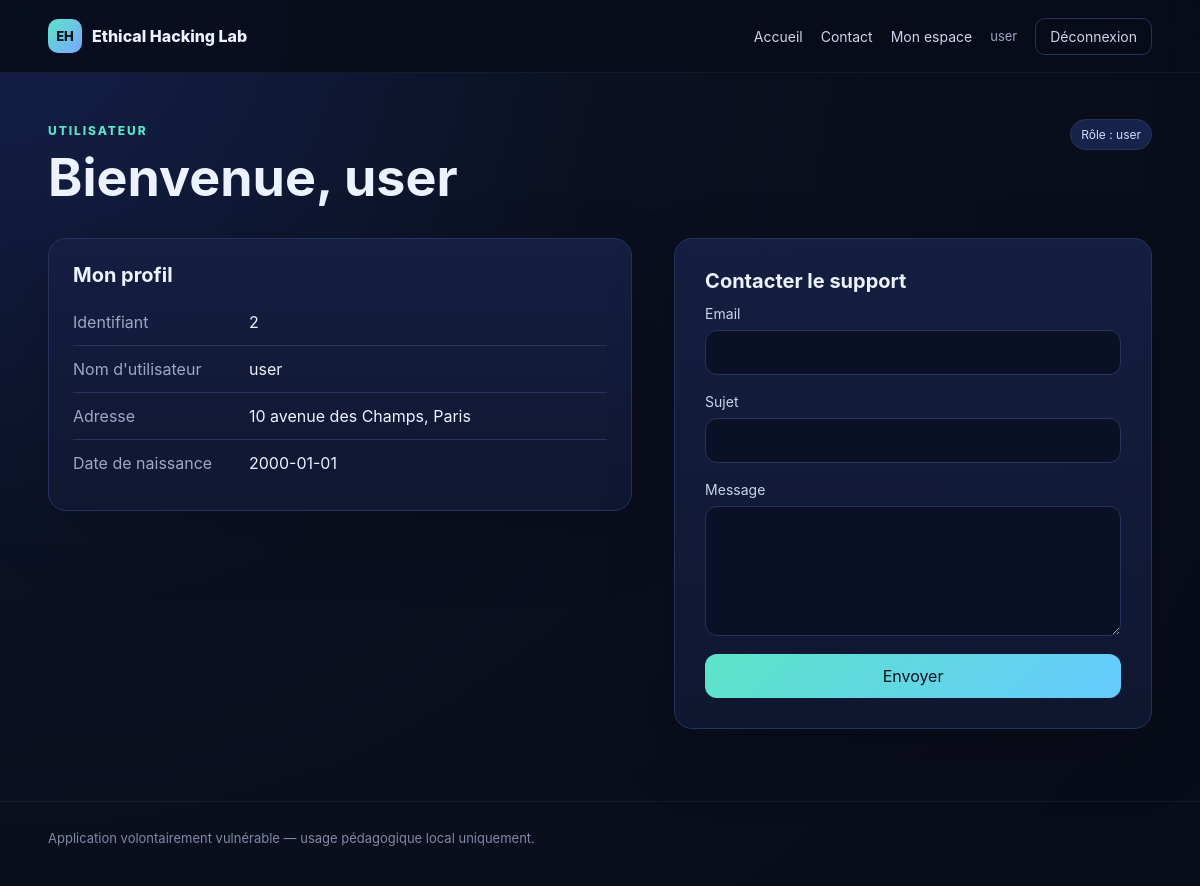
The page /user.php (signed in) on the database its author committed.
### tables this page shows
CREATE TABLE users (
    id INT AUTO_INCREMENT PRIMARY KEY,
    username VARCHAR(50) NOT NULL UNIQUE,
    password VARCHAR(255) NOT NULL,
    role VARCHAR(20) DEFAULT 'user',
    adresse VARCHAR(255),
    date_naissance DATE,
    num_securite_sociale VARCHAR(32)
);

### src/bootstrap.php (called while the page is built, shortened)
<?php
function db(): PDO
{
    $dsn = 'mysql:host=' . DB_HOST . ';dbname=' . DB_NAME . ';charset=utf8mb4';
    $pdo = new PDO($dsn, DB_USER, DB_PASS, [
        PDO::ATTR_ERRMODE => PDO::ERRMODE_EXCEPTION,
        PDO::ATTR_DEFAULT_FETCH_MODE => PDO::FETCH_ASSOC,
        PDO::ATTR_EMULATE_PREPARES => false,
    ]);
    return $pdo;
}
function e(?string $value): string
{
    return htmlspecialchars((string) $value, ENT_QUOTES | ENT_SUBSTITUTE, 'UTF-8');
}

### src/user.php (the view, shortened to what this page needs)
<?php
require_once __DIR__ . '/partials.php';
$stmt = db()->prepare('SELECT id, username, role, adresse, date_naissance FROM users WHERE id = ?');
$stmt->execute([$_SESSION['user_id']]);
$profile = $stmt->fetch();
?>
<main class="section">
    <div class="container">
        <div class="admin-head">
            <div><span class="eyebrow">Utilisateur</span><h1 class="page-title">Bienvenue, <?= e($_SESSION['username']) ?></h1></div>
            <span class="badge">Rôle : <?= e($_SESSION['role']) ?></span>
        </div>
        <div class="split top-align">
            <section class="panel">
                <h3>Mon profil</h3>
                <dl class="profile-list">
                    <div><dt>Identifiant</dt><dd><?= e((string) ($profile['id'] ?? '')) ?></dd></div>
                    <div><dt>Nom d'utilisateur</dt><dd><?= e($profile['username'] ?? '') ?></dd></div>
                    <div><dt>Adresse</dt><dd><?= e($profile['adresse'] ?? '') ?></dd></div>
                    <div><dt>Date de naissance</dt><dd><?= e($profile['date_naissance'] ?? '') ?></dd></div>
                </dl>
            </section>
            <section class="panel form-panel">
                <h3>Contacter le support</h3>
                <form method="post" class="form-grid">
                    <label>Email<input type="email" name="email" required></label>
                    <label>Sujet<input type="text" name="sujet" required></label>
                    <label>Message<textarea name="message" rows="6" required></textarea></label>
                    <button class="btn" type="submit">Envoyer</button>
                </form>
            </section>
        </div>
    </div>
</main>

### src/assets/style.css (style rules this page uses)
:root { --bg:#0b1020;--panel:#111936;--panel2:#151f42;--text:#ecf2ff;--muted:#9ca9c5;--line:#26345d;--accent:#5de4c7;--accent2:#79a7ff;--danger:#ff7b92;--warning:#ffd166;--radius:18px }
* { box-sizing:border-box }
html { scroll-behavior:smooth }
body { margin:0;font-family:Inter,ui-sans-serif,system-ui,-apple-system,BlinkMacSystemFont,"Segoe UI",sans-serif;background:radial-gradient(circle at top left,#13204a 0,#0b1020 42%,#080c18 100%);color:var(--text);min-height:100vh }
.container { width:min(1120px,92%);margin:auto }
.hero-grid,.split { display:grid;grid-template-columns:1.1fr .9fr;gap:42px;align-items:center }
.top-align { align-items:start }
.eyebrow { display:inline-block;text-transform:uppercase;letter-spacing:.16em;font-size:12px;font-weight:800;color:var(--accent) }
h1 { font-size:clamp(38px,6vw,68px);line-height:1.02;margin:16px 0 18px }
.page-title { font-size:clamp(34px,5vw,52px);margin:12px 0 10px }
h3 { margin:0 0 12px;font-size:20px }
.panel { background:linear-gradient(180deg,rgba(21,31,66,.95),rgba(15,23,49,.95));border:1px solid var(--line);border-radius:var(--radius);padding:24px;box-shadow:0 24px 70px rgba(0,0,0,.18) }
.btn { display:inline-flex;align-items:center;justify-content:center;border:0;border-radius:12px;padding:12px 17px;background:linear-gradient(135deg,var(--accent),#65caff);color:#08101b;font-weight:800;cursor:pointer;font:inherit }
.section { padding:46px 0 72px }
.form-panel { padding:30px }
.form-grid { display:grid;gap:18px }
.form-grid label { display:grid;gap:8px;color:#cbd5ea;font-size:14px }
input,textarea { width:100%;background:#0a1126;color:var(--text);border:1px solid var(--line);border-radius:12px;padding:13px 14px;font:inherit;outline:none }
textarea { resize:vertical }
.admin-head { display:flex;align-items:flex-start;justify-content:space-between;gap:24px;margin-bottom:24px }
.badge { display:inline-flex;align-items:center;padding:7px 10px;border-radius:999px;background:#17234a;border:1px solid var(--line);color:#cfe0ff;font-size:12px;max-width:100%;overflow-wrap:anywhere }
.profile-list { display:grid;gap:0;margin:0 }
.profile-list div { display:grid;grid-template-columns:160px 1fr;gap:16px;padding:13px 0;border-bottom:1px solid var(--line) }
.profile-list div:last-child { border-bottom:0 }
.profile-list dt { color:var(--muted) }
.profile-list dd { margin:0 }

### rows shown on the page
users: id "2", username "user", adresse "10 avenue des Champs, Paris", date_naissance "2000-01-01"

### other values the page prints
$user "user"
$_SESSION['username'] "user"
$_SESSION['role'] "user"
